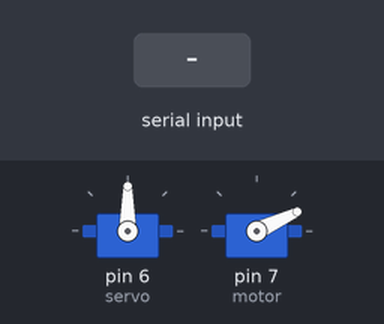
This sketch was run on a simulated Arduino Uno, built with avr-gcc and run on an emulated ATmega328P. Shown: 2 × servo. The inputs (shaded band) are chosen by the test bench. What the sketch prints to the serial monitor is not drawn.

Above: at 12.2 s.
12.3 s: ";" received over the second serial link
At 12.8 s:
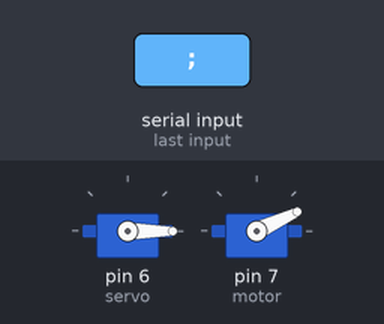
13.8 s: "30;150\n" received over the second serial link
At 15.0 s:
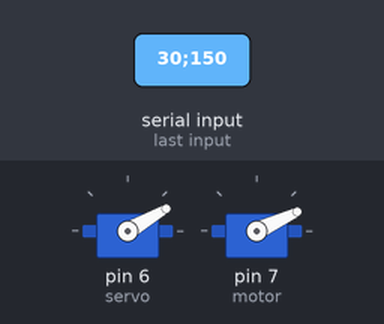
15.3 s: "90;45\n" received over the second serial link
At 16.3 s:
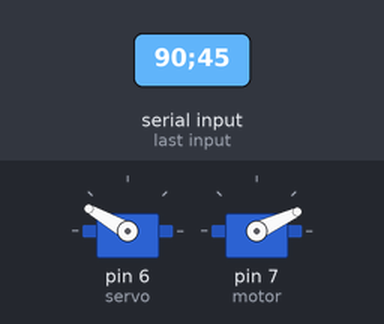
16.8 s: "1;90\n" received over the second serial link
At 17.4 s:
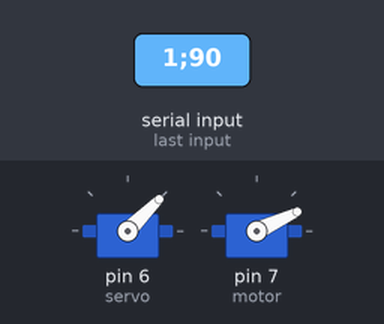
18.3 s: "1;90;45\n" received over the second serial link
At 19.7 s:
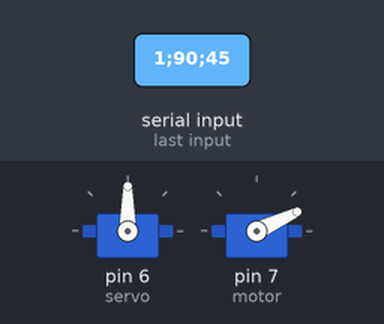
Timing chart, 0 to 20.8 s (numbered marks = the images above; inputs shaded):
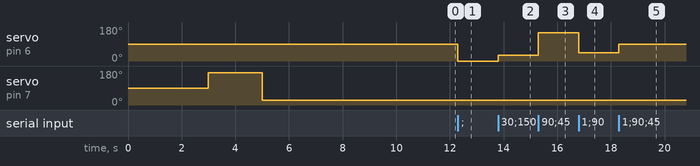

The sketch:

esc.ino
```cpp
#include <Servo.h>
#include <SoftwareSerial.h>

SoftwareSerial uart(4, 3);


Servo motor;
Servo servo;

bool flag = false;

char _buffer[64];
int i = 0;
int k = 0;

void setup()
{

  Serial.begin(9600);
  uart.begin(9600);

  Serial.println("serial was started...");

  servo.attach(6);
  motor.attach(7);
  delay(3000);

  motor.writeMicroseconds(2300);
  delay(2000);
  motor.writeMicroseconds(800);
  delay(6000);

  uart.write('0');
  Serial.println('0');
}


void loop()
{
  // char _ccbuffer2[] = "10,1500;";
  if (uart.available())
  {
    _buffer[i] = uart.read();
    //Serial.print(_buffer[i]);
    if (_buffer[i] == ';')
    {
      //Serial.println();
      flag = true;
      k = i;
    }
    i++;
  }

  if (flag)
  {
    flag  = false;
    i = 0;
    char _cbuffer[k+1];
    k = 0;

    for (int j = 0; j < sizeof(_cbuffer); j++)
    {
      _cbuffer[j] = _buffer[j];
      if (_cbuffer[j] == ';')
      {
        break;
      }
    }

//    for (int j = 0; j < sizeof(_cbuffer); j++)
//    {
//      Serial.print(_cbuffer[j]);
//    }
//    Serial.println();
    String _sservo = "";
    String _smotor = "";

    for (int j = 0; j < sizeof(_cbuffer); j++)
    {
      if (_cbuffer[j] != ',')
      {
        _sservo += _cbuffer[j];
      }
      else
      {
        k = j;
        break;
      }
    }
//    Serial.print(_sservo);
//    Serial.print("   ");

    for (int j = k+1; j < sizeof(_cbuffer); j++)
    {
      if (_cbuffer[j] != ';')
      {
        _smotor += _cbuffer[j];
      }
      else
      {
        break;
      }
    }
//    Serial.print(_smotor);
//    Serial.println(" <end");

    int _iservo = _sservo.toInt();
    if (_iservo > 180)
    {
      _iservo = 180;
    }
    else if (_iservo < 0)
    {
      _iservo = 0;
    }
    servo.write(_iservo);

    int _imotor = _smotor.toInt();
    if (_imotor > 2300)
    {
      _imotor = 2300;
    }
    else if (_imotor < 800)
    {
      _imotor = 800;
    }
    motor.writeMicroseconds(_imotor);

    k = 0;
  }
}
```

Measured:
- after the input at 12.3 s, servo on pin 6 (servo): 90° → 0° at once
- after the input at 13.8 s, servo on pin 6 (servo): 0° → 30° at once
- after the input at 15.3 s, servo on pin 6 (servo): 30° → 150° at once
- after the input at 16.8 s, servo on pin 6 (servo): 150° → 45° at once
- after the input at 18.3 s, servo on pin 6 (servo): 45° → 90° at once
